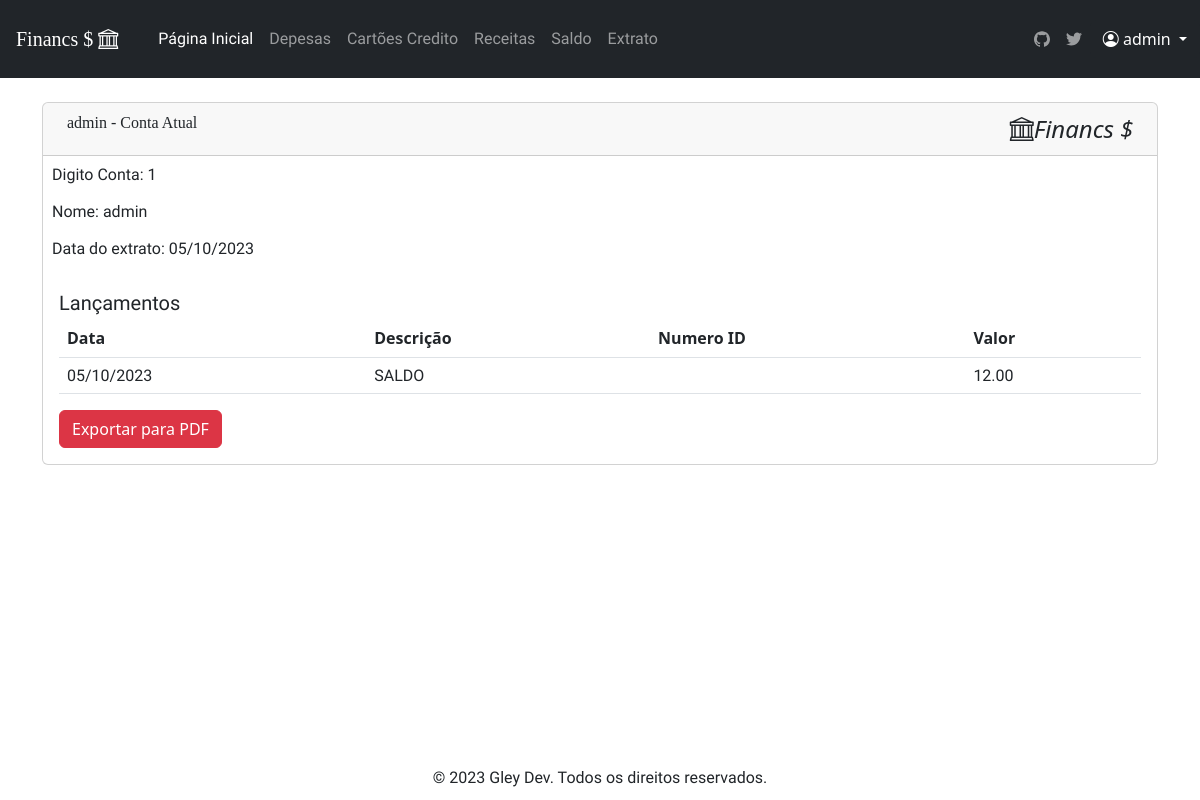
The page /extrato/1/ (signed in) on the database as committed earlier.
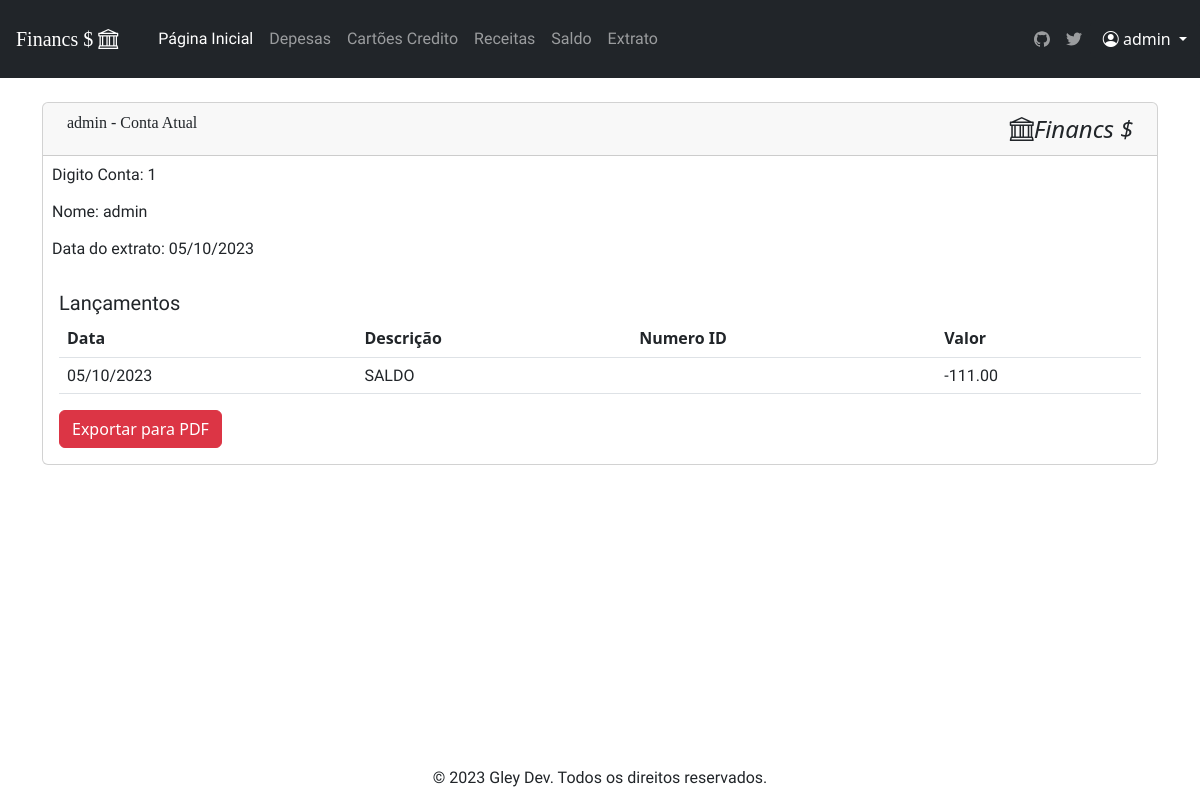
The same page on the database as committed later.
### financas/models.py (models this page shows)
class Saldo(models.Model):
    id_usuario= models.ForeignKey(User, on_delete=models.CASCADE)
    saldo = models.DecimalField(max_digits=10, decimal_places=2)
    data = models.DateTimeField(auto_now_add=True)
    cartao_credito = models.ForeignKey(Cartao_credito, on_delete=models.CASCADE, null=True)
    cheque_esp = models.ForeignKey(Cheque_esp, on_delete=models.CASCADE, null=True)
    def __str__(self):
       return str(self.saldo)

### financas/views.py (the view)
# urls.py: path('extrato/<id_usuario>/',extrato_page, name='extrato'),
@login_required
def extrato_page (request,id_usuario):
    num_mes = datetime.datetime.today().month
    data_atual = datetime.datetime.today()
    despesa_obj = Despesa.objects.filter(id_usuario=id_usuario, data_vencimento__month=num_mes, status="Pago").order_by('data_paga')
    receita_obj = Receita.objects.filter(id_usuario=id_usuario, data_entrada__month=num_mes).order_by('data_entrada')
    resultados_lista = list(despesa_obj) + list(receita_obj)
    resultados = sorted(resultados_lista, key=lambda x: x.data_entrada)
    saldo = Saldo.objects.get(id_usuario=id_usuario)
    context = { 'despesas':despesa_obj,
                'receitas' : receita_obj,
                'saldo': saldo,
                'resultados':resultados,
                'data_atual':data_atual
    }
    return render (request, 'extrato/extrato.html', context)

### financ/timeout.py (called while the page is built, shortened)
    def __call__(self, request):
        if request.user.is_authenticated:
            last_activity = request.session.get('last_activity')
            request.session['last_activity'] = datetime.datetime.now().isoformat()
        response = self.get_response(request)
        return response

### financas/static/templates/extrato/extrato.html (shortened to what this page needs)
{% extends 'base.html' %}
{% load static %}
{% block content %}
<div class="container mt-4 content">
    <div class="card">
        <div class="card-header">
            <div class="row justify-content-end">
                <div class="col-9">
                    <span class="nav-item ms-2">{{user}} - Conta Atual</span>
                </div>
                <div class="col-3">
                    <i style="font-size: 24px; margin-left: 48%" class="bi bi-bank">Financs $</i>
                </div>
            </div>
        </div>
        <div class="row ms-2">
            {% if request.user.id %}
            <table>
                <tr>
                    <td>
                        <p class="text-dark mt-2">Digito Conta: {{ user.id }}</p>
                    </td>
                </tr>
                <tr>
                    <td>
                        <p class="text-dark">Nome: {{ user }}</p>
                    </td>
                </tr>
                <tr>
                    <td>
                        <p class="text-dark">Data do extrato: {{ data_atual|date:"d/m/Y" }}</p>
                    </td>
                </tr>
            </table>
            {% endif %}
        </div>
        <div class="card-body">
            <h5 class="mb-1">Lançamentos</h5>
            <table class="table table-hover">
                <thead>
                    <tr>
                        <th scope="col">Data</th>
                        <th scope="col">Descrição</th>
                        <th scope="col">Numero ID</th>
                        <th scope="col">Valor</th>
                    </tr>
                </thead>
                <tbody>
                    <tr>
                        <td>{{ data_atual|date:"d/m/Y" }}</td>
                        <td>SALDO</td>
                        <td></td>
                        <td>{{ saldo }}</td>
                    </tr>
                </tbody>
            </table>
            <a href="{% url 'extrato_pdf' %}" target="_blank " class="btn btn-danger  no-print">Exportar para PDF</a>
        </div>
    </div>
</div>
{% endblock %}

Rows that differ between the two databases and show on the page:
removed Saldo: saldo "12.00"
added Saldo: saldo "-111.00"
